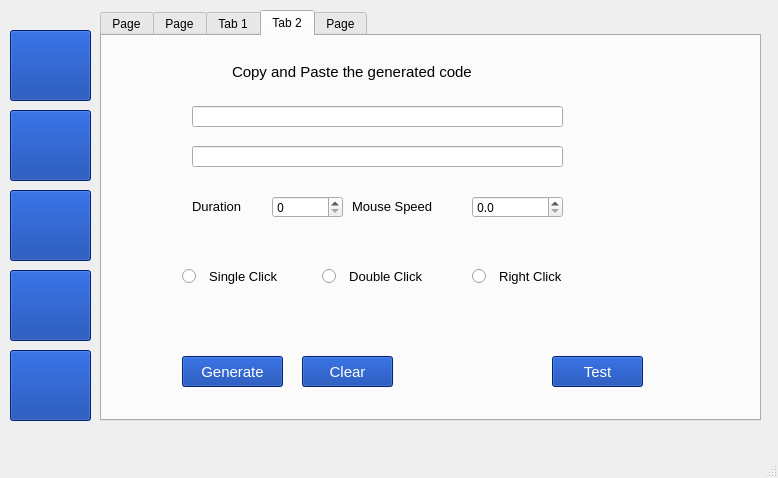
<?xml version="1.0" encoding="UTF-8"?>
<ui version="4.0">
 <class>MainWindow</class>
 <widget class="QMainWindow" name="MainWindow">
  <property name="geometry">
   <rect>
    <x>0</x>
    <y>0</y>
    <width>778</width>
    <height>478</height>
   </rect>
  </property>
  <property name="windowTitle">
   <string>MainWindow</string>
  </property>
  <property name="windowIcon">
   <iconset resource="photo.qrc">
    <normaloff>:/icons/stanbic.png</normaloff>:/icons/stanbic.png</iconset>
  </property>
  <property name="autoFillBackground">
   <bool>false</bool>
  </property>
  <property name="animated">
   <bool>true</bool>
  </property>
  <widget class="QWidget" name="centralwidget">
   <widget class="QPushButton" name="home">
    <property name="geometry">
     <rect>
      <x>10</x>
      <y>30</y>
      <width>81</width>
      <height>71</height>
     </rect>
    </property>
    <property name="styleSheet">
     <string notr="true">background-color: rgb(0, 51, 161);</string>
    </property>
    <property name="text">
     <string/>
    </property>
    <property name="icon">
     <iconset resource="photo.qrc">
      <normaloff>:/icons/home.png</normaloff>:/icons/home.png</iconset>
    </property>
    <property name="iconSize">
     <size>
      <width>60</width>
      <height>60</height>
     </size>
    </property>
   </widget>
   <widget class="QPushButton" name="imgLoader">
    <property name="geometry">
     <rect>
      <x>10</x>
      <y>190</y>
      <width>81</width>
      <height>71</height>
     </rect>
    </property>
    <property name="styleSheet">
     <string notr="true">background-color: rgb(0, 51, 161);</string>
    </property>
    <property name="text">
     <string/>
    </property>
    <property name="icon">
     <iconset resource="photo.qrc">
      <normaloff>:/icons/pic.png</normaloff>:/icons/pic.png</iconset>
    </property>
    <property name="iconSize">
     <size>
      <width>60</width>
      <height>60</height>
     </size>
    </property>
   </widget>
   <widget class="QPushButton" name="codeGen">
    <property name="geometry">
     <rect>
      <x>10</x>
      <y>270</y>
      <width>81</width>
      <height>71</height>
     </rect>
    </property>
    <property name="styleSheet">
     <string notr="true">background-color: rgb(0, 51, 161);</string>
    </property>
    <property name="text">
     <string/>
    </property>
    <property name="icon">
     <iconset resource="photo.qrc">
      <normaloff>:/icons/code.png</normaloff>:/icons/code.png</iconset>
    </property>
    <property name="iconSize">
     <size>
      <width>60</width>
      <height>60</height>
     </size>
    </property>
   </widget>
   <widget class="QPushButton" name="settings">
    <property name="geometry">
     <rect>
      <x>10</x>
      <y>350</y>
      <width>81</width>
      <height>71</height>
     </rect>
    </property>
    <property name="styleSheet">
     <string notr="true">background-color: rgb(0, 51, 161);</string>
    </property>
    <property name="text">
     <string/>
    </property>
    <property name="icon">
     <iconset resource="photo.qrc">
      <normaloff>:/icons/settings.png</normaloff>:/icons/settings.png</iconset>
    </property>
    <property name="iconSize">
     <size>
      <width>60</width>
      <height>60</height>
     </size>
    </property>
   </widget>
   <widget class="QTabWidget" name="tabWidget">
    <property name="geometry">
     <rect>
      <x>100</x>
      <y>10</y>
      <width>661</width>
      <height>411</height>
     </rect>
    </property>
    <property name="currentIndex">
     <number>3</number>
    </property>
    <property name="tabBarAutoHide">
     <bool>false</bool>
    </property>
    <widget class="QWidget" name="tab_4">
     <attribute name="title">
      <string>Page</string>
     </attribute>
     <widget class="QGroupBox" name="groupBox">
      <property name="geometry">
       <rect>
        <x>40</x>
        <y>40</y>
        <width>241</width>
        <height>111</height>
       </rect>
      </property>
      <property name="styleSheet">
       <string notr="true">background-color: rgb(0, 51, 161);</string>
      </property>
      <property name="title">
       <string/>
      </property>
      <widget class="QLabel" name="label_2">
       <property name="geometry">
        <rect>
         <x>100</x>
         <y>10</y>
         <width>121</width>
         <height>81</height>
        </rect>
       </property>
       <property name="font">
        <font>
         <family>Segoe UI Black</family>
         <pointsize>11</pointsize>
         <weight>75</weight>
         <bold>true</bold>
        </font>
       </property>
       <property name="styleSheet">
        <string notr="true">color: rgb(255, 255, 255);</string>
       </property>
       <property name="text">
        <string>Get image co-ordinates</string>
       </property>
       <property name="wordWrap">
        <bool>true</bool>
       </property>
      </widget>
      <widget class="QLabel" name="label_3">
       <property name="geometry">
        <rect>
         <x>10</x>
         <y>20</y>
         <width>81</width>
         <height>71</height>
        </rect>
       </property>
       <property name="text">
        <string/>
       </property>
       <property name="pixmap">
        <pixmap resource="photo.qrc">:/icons/pic.png</pixmap>
       </property>
       <property name="scaledContents">
        <bool>true</bool>
       </property>
      </widget>
     </widget>
     <widget class="QGroupBox" name="groupBox_2">
      <property name="geometry">
       <rect>
        <x>350</x>
        <y>40</y>
        <width>241</width>
        <height>111</height>
       </rect>
      </property>
      <property name="styleSheet">
       <string notr="true">background-color: rgb(0, 51, 161);</string>
      </property>
      <property name="title">
       <string/>
      </property>
      <widget class="QLabel" name="label_4">
       <property name="geometry">
        <rect>
         <x>110</x>
         <y>10</y>
         <width>121</width>
         <height>81</height>
        </rect>
       </property>
       <property name="font">
        <font>
         <family>Segoe UI Black</family>
         <pointsize>11</pointsize>
         <weight>75</weight>
         <bold>true</bold>
        </font>
       </property>
       <property name="styleSheet">
        <string notr="true">color: rgb(255, 255, 255);</string>
       </property>
       <property name="text">
        <string>Generate code</string>
       </property>
       <property name="wordWrap">
        <bool>true</bool>
       </property>
      </widget>
      <widget class="QLabel" name="label_5">
       <property name="geometry">
        <rect>
         <x>10</x>
         <y>20</y>
         <width>61</width>
         <height>51</height>
        </rect>
       </property>
       <property name="text">
        <string/>
       </property>
      </widget>
      <widget class="QLabel" name="label_6">
       <property name="geometry">
        <rect>
         <x>10</x>
         <y>20</y>
         <width>71</width>
         <height>71</height>
        </rect>
       </property>
       <property name="text">
        <string/>
       </property>
       <property name="pixmap">
        <pixmap resource="photo.qrc">:/icons/code.png</pixmap>
       </property>
       <property name="scaledContents">
        <bool>true</bool>
       </property>
      </widget>
     </widget>
     <widget class="QGroupBox" name="groupBox_4">
      <property name="geometry">
       <rect>
        <x>350</x>
        <y>220</y>
        <width>241</width>
        <height>121</height>
       </rect>
      </property>
      <property name="styleSheet">
       <string notr="true">background-color: rgb(0, 51, 161);</string>
      </property>
      <property name="title">
       <string/>
      </property>
      <widget class="QLabel" name="label_9">
       <property name="geometry">
        <rect>
         <x>120</x>
         <y>20</y>
         <width>111</width>
         <height>81</height>
        </rect>
       </property>
       <property name="font">
        <font>
         <family>Segoe UI Black</family>
         <pointsize>11</pointsize>
         <weight>75</weight>
         <bold>true</bold>
        </font>
       </property>
       <property name="styleSheet">
        <string notr="true">color: rgb(255, 255, 255);</string>
       </property>
       <property name="text">
        <string>Change App Theme and Settings</string>
       </property>
       <property name="wordWrap">
        <bool>true</bool>
       </property>
      </widget>
      <widget class="QLabel" name="label_10">
       <property name="geometry">
        <rect>
         <x>10</x>
         <y>10</y>
         <width>91</width>
         <height>91</height>
        </rect>
       </property>
       <property name="text">
        <string/>
       </property>
       <property name="pixmap">
        <pixmap resource="photo.qrc">:/icons/settings.png</pixmap>
       </property>
       <property name="scaledContents">
        <bool>true</bool>
       </property>
      </widget>
     </widget>
     <widget class="QGroupBox" name="groupBox_7">
      <property name="geometry">
       <rect>
        <x>40</x>
        <y>220</y>
        <width>241</width>
        <height>121</height>
       </rect>
      </property>
      <property name="styleSheet">
       <string notr="true">background-color: rgb(0, 51, 161);</string>
      </property>
      <property name="title">
       <string/>
      </property>
      <widget class="QLabel" name="label_23">
       <property name="geometry">
        <rect>
         <x>100</x>
         <y>20</y>
         <width>131</width>
         <height>81</height>
        </rect>
       </property>
       <property name="font">
        <font>
         <family>Segoe UI Black</family>
         <pointsize>11</pointsize>
         <weight>75</weight>
         <bold>true</bold>
        </font>
       </property>
       <property name="styleSheet">
        <string notr="true">color: rgb(255, 255, 255);</string>
       </property>
       <property name="text">
        <string>Run Available Bots</string>
       </property>
       <property name="wordWrap">
        <bool>true</bool>
       </property>
      </widget>
      <widget class="QLabel" name="label_24">
       <property name="geometry">
        <rect>
         <x>0</x>
         <y>10</y>
         <width>101</width>
         <height>101</height>
        </rect>
       </property>
       <property name="text">
        <string/>
       </property>
       <property name="pixmap">
        <pixmap resource="photo.qrc">:/icons/bot1.png</pixmap>
       </property>
       <property name="scaledContents">
        <bool>true</bool>
       </property>
       <property name="wordWrap">
        <bool>false</bool>
       </property>
      </widget>
     </widget>
    </widget>
    <widget class="QWidget" name="tab_5">
     <attribute name="title">
      <string>Page</string>
     </attribute>
     <widget class="QPushButton" name="vpn_bot">
      <property name="geometry">
       <rect>
        <x>20</x>
        <y>10</y>
        <width>121</width>
        <height>121</height>
       </rect>
      </property>
      <property name="text">
       <string/>
      </property>
      <property name="icon">
       <iconset resource="photo.qrc">
        <normaloff>:/icons/vpn.png</normaloff>:/icons/vpn.png</iconset>
      </property>
      <property name="iconSize">
       <size>
        <width>120</width>
        <height>120</height>
       </size>
      </property>
      <property name="flat">
       <bool>true</bool>
      </property>
     </widget>
     <widget class="QLabel" name="label_8">
      <property name="geometry">
       <rect>
        <x>41</x>
        <y>100</y>
        <width>91</width>
        <height>31</height>
       </rect>
      </property>
      <property name="font">
       <font>
        <family>Segoe UI</family>
        <pointsize>13</pointsize>
       </font>
      </property>
      <property name="styleSheet">
       <string notr="true">color: rgb(0, 51, 161);</string>
      </property>
      <property name="text">
       <string>VPN Bot</string>
      </property>
     </widget>
    </widget>
    <widget class="QWidget" name="tab">
     <attribute name="title">
      <string>Tab 1</string>
     </attribute>
     <widget class="QLineEdit" name="imageLocation">
      <property name="geometry">
       <rect>
        <x>50</x>
        <y>60</y>
        <width>391</width>
        <height>21</height>
       </rect>
      </property>
      <property name="font">
       <font>
        <family>Segoe UI</family>
        <pointsize>10</pointsize>
       </font>
      </property>
      <property name="readOnly">
       <bool>true</bool>
      </property>
      <property name="placeholderText">
       <string>Browse Image Location</string>
      </property>
     </widget>
     <widget class="QPushButton" name="browse">
      <property name="geometry">
       <rect>
        <x>450</x>
        <y>50</y>
        <width>41</width>
        <height>41</height>
       </rect>
      </property>
      <property name="text">
       <string/>
      </property>
      <property name="icon">
       <iconset resource="photo.qrc">
        <normaloff>:/icons/browse.png</normaloff>:/icons/browse.png</iconset>
      </property>
      <property name="iconSize">
       <size>
        <width>24</width>
        <height>24</height>
       </size>
      </property>
      <property name="checkable">
       <bool>false</bool>
      </property>
      <property name="flat">
       <bool>true</bool>
      </property>
     </widget>
     <widget class="QPushButton" name="load">
      <property name="geometry">
       <rect>
        <x>220</x>
        <y>110</y>
        <width>91</width>
        <height>31</height>
       </rect>
      </property>
      <property name="font">
       <font>
        <family>Segoe UI</family>
        <pointsize>11</pointsize>
       </font>
      </property>
      <property name="styleSheet">
       <string notr="true">background-color: rgb(0, 51, 161);
color: rgb(255, 255, 255);</string>
      </property>
      <property name="text">
       <string>Load</string>
      </property>
     </widget>
     <widget class="QLineEdit" name="genText">
      <property name="geometry">
       <rect>
        <x>230</x>
        <y>200</y>
        <width>71</width>
        <height>21</height>
       </rect>
      </property>
      <property name="font">
       <font>
        <family>Lato</family>
        <pointsize>10</pointsize>
       </font>
      </property>
      <property name="readOnly">
       <bool>true</bool>
      </property>
     </widget>
     <widget class="QPushButton" name="copy">
      <property name="geometry">
       <rect>
        <x>310</x>
        <y>190</y>
        <width>41</width>
        <height>41</height>
       </rect>
      </property>
      <property name="text">
       <string/>
      </property>
      <property name="icon">
       <iconset resource="photo.qrc">
        <normaloff>:/icons/copy.png</normaloff>:/icons/copy.png</iconset>
      </property>
      <property name="iconSize">
       <size>
        <width>24</width>
        <height>24</height>
       </size>
      </property>
      <property name="flat">
       <bool>true</bool>
      </property>
     </widget>
    </widget>
    <widget class="QWidget" name="tab_2">
     <attribute name="title">
      <string>Tab 2</string>
     </attribute>
     <widget class="QLineEdit" name="codeText">
      <property name="geometry">
       <rect>
        <x>90</x>
        <y>70</y>
        <width>371</width>
        <height>21</height>
       </rect>
      </property>
      <property name="font">
       <font>
        <family>Segoe UI</family>
        <pointsize>10</pointsize>
       </font>
      </property>
      <property name="readOnly">
       <bool>true</bool>
      </property>
     </widget>
     <widget class="QPushButton" name="copyCodes">
      <property name="geometry">
       <rect>
        <x>470</x>
        <y>60</y>
        <width>41</width>
        <height>41</height>
       </rect>
      </property>
      <property name="text">
       <string/>
      </property>
      <property name="icon">
       <iconset resource="photo.qrc">
        <normaloff>:/icons/copy.png</normaloff>:/icons/copy.png</iconset>
      </property>
      <property name="iconSize">
       <size>
        <width>24</width>
        <height>24</height>
       </size>
      </property>
      <property name="flat">
       <bool>true</bool>
      </property>
     </widget>
     <widget class="QPushButton" name="generate">
      <property name="geometry">
       <rect>
        <x>80</x>
        <y>320</y>
        <width>101</width>
        <height>31</height>
       </rect>
      </property>
      <property name="font">
       <font>
        <family>Segoe UI</family>
        <pointsize>11</pointsize>
        <weight>50</weight>
        <bold>false</bold>
       </font>
      </property>
      <property name="styleSheet">
       <string notr="true">background-color: rgb(0, 51, 161);
color: rgb(255, 255, 255);</string>
      </property>
      <property name="text">
       <string>Generate</string>
      </property>
     </widget>
     <widget class="QRadioButton" name="DBClick">
      <property name="geometry">
       <rect>
        <x>220</x>
        <y>230</y>
        <width>151</width>
        <height>21</height>
       </rect>
      </property>
      <property name="font">
       <font>
        <family>Segoe UI</family>
        <pointsize>10</pointsize>
       </font>
      </property>
      <property name="text">
       <string>  Double Click</string>
      </property>
     </widget>
     <widget class="QRadioButton" name="rClick">
      <property name="geometry">
       <rect>
        <x>370</x>
        <y>230</y>
        <width>141</width>
        <height>21</height>
       </rect>
      </property>
      <property name="font">
       <font>
        <family>Segoe UI</family>
        <pointsize>10</pointsize>
       </font>
      </property>
      <property name="text">
       <string>  Right Click</string>
      </property>
     </widget>
     <widget class="QLineEdit" name="codeText2">
      <property name="geometry">
       <rect>
        <x>90</x>
        <y>110</y>
        <width>371</width>
        <height>21</height>
       </rect>
      </property>
      <property name="font">
       <font>
        <family>Segoe UI</family>
        <pointsize>10</pointsize>
       </font>
      </property>
      <property name="readOnly">
       <bool>true</bool>
      </property>
     </widget>
     <widget class="QPushButton" name="copyCodes2">
      <property name="geometry">
       <rect>
        <x>470</x>
        <y>100</y>
        <width>41</width>
        <height>41</height>
       </rect>
      </property>
      <property name="text">
       <string/>
      </property>
      <property name="icon">
       <iconset resource="photo.qrc">
        <normaloff>:/icons/copy.png</normaloff>:/icons/copy.png</iconset>
      </property>
      <property name="iconSize">
       <size>
        <width>24</width>
        <height>24</height>
       </size>
      </property>
      <property name="flat">
       <bool>true</bool>
      </property>
     </widget>
     <widget class="QRadioButton" name="sClick">
      <property name="geometry">
       <rect>
        <x>80</x>
        <y>230</y>
        <width>121</width>
        <height>21</height>
       </rect>
      </property>
      <property name="font">
       <font>
        <family>Segoe UI</family>
        <pointsize>10</pointsize>
       </font>
      </property>
      <property name="text">
       <string>  Single Click</string>
      </property>
     </widget>
     <widget class="QLabel" name="label_7">
      <property name="geometry">
       <rect>
        <x>130</x>
        <y>20</y>
        <width>301</width>
        <height>31</height>
       </rect>
      </property>
      <property name="font">
       <font>
        <family>Segoe UI</family>
        <pointsize>11</pointsize>
       </font>
      </property>
      <property name="text">
       <string>Copy and Paste the generated code</string>
      </property>
     </widget>
     <widget class="QPushButton" name="clear">
      <property name="geometry">
       <rect>
        <x>200</x>
        <y>320</y>
        <width>91</width>
        <height>31</height>
       </rect>
      </property>
      <property name="font">
       <font>
        <family>Segoe UI</family>
        <pointsize>11</pointsize>
        <weight>50</weight>
        <bold>false</bold>
       </font>
      </property>
      <property name="styleSheet">
       <string notr="true">background-color: rgb(0, 51, 161);
color: rgb(255, 255, 255);</string>
      </property>
      <property name="text">
       <string>Clear</string>
      </property>
     </widget>
     <widget class="QLabel" name="label_11">
      <property name="geometry">
       <rect>
        <x>250</x>
        <y>160</y>
        <width>111</width>
        <height>20</height>
       </rect>
      </property>
      <property name="font">
       <font>
        <family>Segoe UI</family>
        <pointsize>10</pointsize>
       </font>
      </property>
      <property name="text">
       <string>Mouse Speed</string>
      </property>
     </widget>
     <widget class="QDoubleSpinBox" name="mouse_speed">
      <property name="geometry">
       <rect>
        <x>370</x>
        <y>160</y>
        <width>91</width>
        <height>22</height>
       </rect>
      </property>
      <property name="font">
       <font>
        <family>Segoe UI Semibold</family>
        <pointsize>9</pointsize>
       </font>
      </property>
      <property name="decimals">
       <number>1</number>
      </property>
      <property name="singleStep">
       <double>0.100000000000000</double>
      </property>
     </widget>
     <widget class="QPushButton" name="test">
      <property name="geometry">
       <rect>
        <x>450</x>
        <y>320</y>
        <width>91</width>
        <height>31</height>
       </rect>
      </property>
      <property name="font">
       <font>
        <family>Segoe UI</family>
        <pointsize>11</pointsize>
        <weight>50</weight>
        <bold>false</bold>
       </font>
      </property>
      <property name="styleSheet">
       <string notr="true">background-color: rgb(0, 51, 161);
color: rgb(255, 255, 255);</string>
      </property>
      <property name="text">
       <string>Test</string>
      </property>
     </widget>
     <widget class="QLabel" name="label_12">
      <property name="geometry">
       <rect>
        <x>90</x>
        <y>160</y>
        <width>71</width>
        <height>20</height>
       </rect>
      </property>
      <property name="font">
       <font>
        <family>Segoe UI</family>
        <pointsize>10</pointsize>
       </font>
      </property>
      <property name="text">
       <string>Duration</string>
      </property>
     </widget>
     <widget class="QSpinBox" name="duration">
      <property name="geometry">
       <rect>
        <x>170</x>
        <y>160</y>
        <width>71</width>
        <height>22</height>
       </rect>
      </property>
      <property name="font">
       <font>
        <family>Segoe UI Semibold</family>
        <pointsize>9</pointsize>
       </font>
      </property>
     </widget>
    </widget>
    <widget class="QWidget" name="tab_3">
     <attribute name="title">
      <string>Page</string>
     </attribute>
     <widget class="QPushButton" name="darkTheme">
      <property name="geometry">
       <rect>
        <x>100</x>
        <y>210</y>
        <width>91</width>
        <height>81</height>
       </rect>
      </property>
      <property name="styleSheet">
       <string notr="true">background-color: rgb(50, 50, 50);</string>
      </property>
      <property name="text">
       <string/>
      </property>
     </widget>
     <widget class="QPushButton" name="qdarkTheme">
      <property name="geometry">
       <rect>
        <x>230</x>
        <y>210</y>
        <width>91</width>
        <height>81</height>
       </rect>
      </property>
      <property name="styleSheet">
       <string notr="true">background-color: rgb(34, 43, 46);</string>
      </property>
      <property name="text">
       <string/>
      </property>
     </widget>
     <widget class="QPushButton" name="defaultTheme">
      <property name="geometry">
       <rect>
        <x>360</x>
        <y>210</y>
        <width>91</width>
        <height>81</height>
       </rect>
      </property>
      <property name="styleSheet">
       <string notr="true">background-color: rgb(255, 255, 255);
border-color: rgb(255, 255, 255);</string>
      </property>
      <property name="text">
       <string/>
      </property>
     </widget>
     <widget class="QLabel" name="label">
      <property name="geometry">
       <rect>
        <x>160</x>
        <y>150</y>
        <width>231</width>
        <height>31</height>
       </rect>
      </property>
      <property name="font">
       <font>
        <family>Segoe UI</family>
        <pointsize>15</pointsize>
        <weight>50</weight>
        <bold>false</bold>
       </font>
      </property>
      <property name="text">
       <string>Select App Theme</string>
      </property>
     </widget>
     <widget class="QPushButton" name="dependences">
      <property name="geometry">
       <rect>
        <x>200</x>
        <y>340</y>
        <width>151</width>
        <height>28</height>
       </rect>
      </property>
      <property name="font">
       <font>
        <family>Segoe UI Semibold</family>
        <pointsize>9</pointsize>
       </font>
      </property>
      <property name="text">
       <string>Install Dependences</string>
      </property>
     </widget>
    </widget>
   </widget>
   <widget class="QPushButton" name="bots">
    <property name="geometry">
     <rect>
      <x>10</x>
      <y>110</y>
      <width>81</width>
      <height>71</height>
     </rect>
    </property>
    <property name="styleSheet">
     <string notr="true">background-color: rgb(0, 51, 161);</string>
    </property>
    <property name="text">
     <string/>
    </property>
    <property name="icon">
     <iconset resource="photo.qrc">
      <normaloff>:/icons/bot1.png</normaloff>:/icons/bot1.png</iconset>
    </property>
    <property name="iconSize">
     <size>
      <width>100</width>
      <height>100</height>
     </size>
    </property>
   </widget>
   <widget class="QPushButton" name="help_btn">
    <property name="geometry">
     <rect>
      <x>730</x>
      <y>12</y>
      <width>31</width>
      <height>28</height>
     </rect>
    </property>
    <property name="text">
     <string/>
    </property>
    <property name="icon">
     <iconset resource="photo.qrc">
      <normaloff>:/icons/help.png</normaloff>:/icons/help.png</iconset>
    </property>
    <property name="iconSize">
     <size>
      <width>32</width>
      <height>32</height>
     </size>
    </property>
    <property name="flat">
     <bool>true</bool>
    </property>
   </widget>
   <zorder>tabWidget</zorder>
   <zorder>home</zorder>
   <zorder>imgLoader</zorder>
   <zorder>codeGen</zorder>
   <zorder>settings</zorder>
   <zorder>bots</zorder>
   <zorder>help_btn</zorder>
  </widget>
  <widget class="QMenuBar" name="menubar">
   <property name="geometry">
    <rect>
     <x>0</x>
     <y>0</y>
     <width>778</width>
     <height>26</height>
    </rect>
   </property>
  </widget>
  <widget class="QStatusBar" name="statusbar"/>
 </widget>
 <resources>
  <include location="photo.qrc"/>
  <include location="../iautolib/iautolib/photo.qrc"/>
 </resources>
 <connections/>
</ui>
